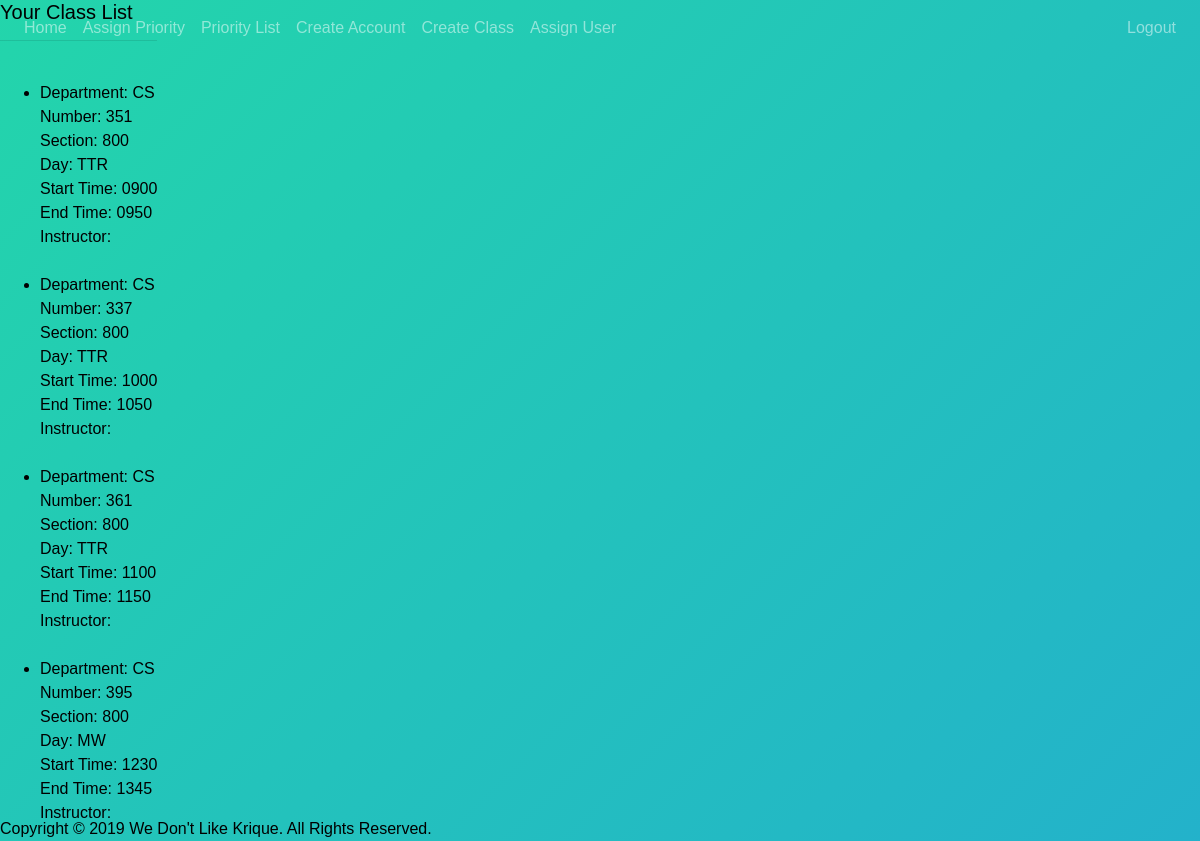
Before: /home/ (signed in) with the older database file.
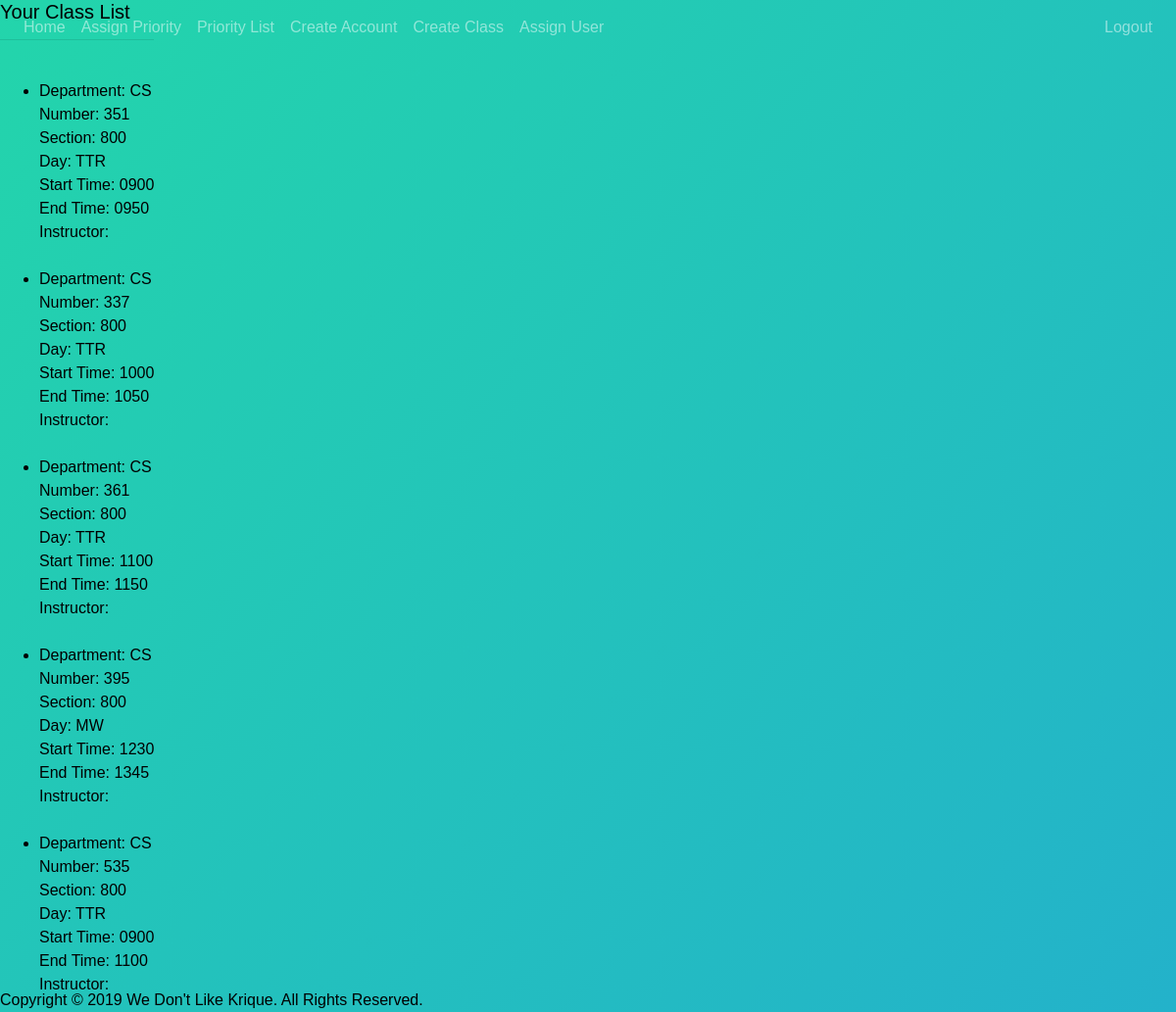
After: the same page with the newer database file.
### CS361WebApp/models.py (models this page shows, shortened)
class CourseTime(models.Model):
    department = models.CharField(max_length=50)
    number = models.CharField(max_length=50)
    start = models.CharField(max_length=50)
    end = models.CharField(max_length=50)
    day = models.CharField(max_length=50)
    section = models.CharField(max_length=50)
    instructor = models.CharField(max_length=50, blank=True)

### CS361WebApp/views.py (the view)
# urls.py: path('home/', views.home, name='CS361WebApp-home'),
@login_required
def home(request):
    course_result = CourseTime.objects.all()
    return render(request, 'CS361WebApp/home.html', {"courses": course_result})

### CS361WebApp/templates/CS361WebApp/home.html (shortened to what this page needs)
{% extends "CS361WebApp/base.html" %}
{% load static %}
{% block stylesheet %}
    <link rel="stylesheet" type="text/css" href="{% static 'TAManager/home.css' %}">
{% endblock stylesheet %}
{% block content %}
    <div class="row h-100 align-items-center">
        <div id="wrapper">
            <form method="POST" action="/">
                <h5><b>Your Class List</b></h5>
                <hr>
                <ul>
                {% for class in courses %}
                    <br>
                    <li>
                    Department: {{ class.department }}<br>
                    Number: {{ class.number }}<br>
                    Section: {{ class.section }}<br>
                    Day: {{ class.day }}<br>
                    Start Time: {{ class.start }}<br>
                    End Time: {{ class.end }}<br>
                    Instructor: {{ class.instructor }}
                    </li>
                {% endfor %}
                </ul>
            </form>
        </div>
    </div>
{% endblock content %}

Changed rows visible on the page:
added CourseTime: department "CS", number "535", section "800", day "TTR", start "0900", end "1100"
